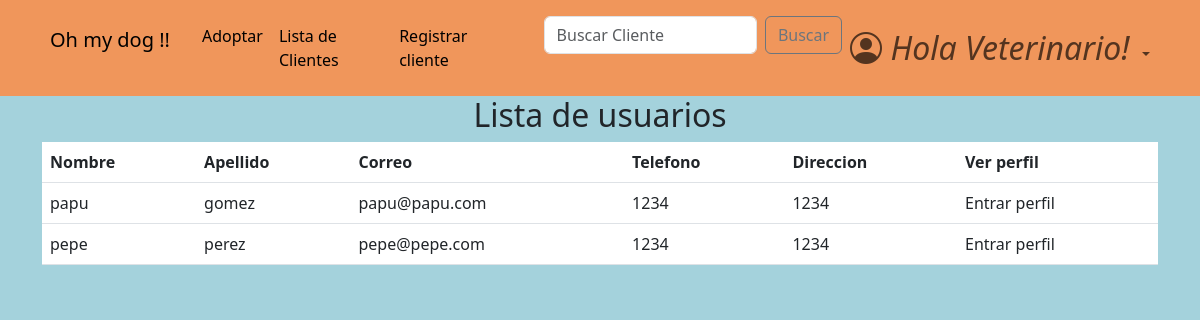
The page /accounts/list_users/ (signed in) on the database as committed earlier.
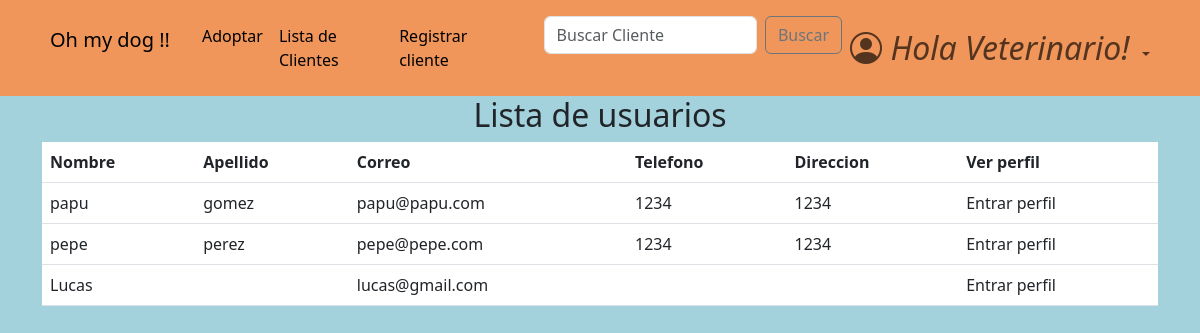
The same page on the database as committed later.
### accounts/models.py (models this page shows, shortened)
class CustomUser(AbstractBaseUser, PermissionsMixin):
    email =                     models.EmailField(verbose_name="email", unique=True)    #.foreignKey ??
    name =                      models.CharField(max_length=25)   #slug es texto corto
    surname =                   models.CharField(max_length=30, blank=True, null=True)
    address =                   models.CharField(max_length=30, blank=True, null=True)
    telephone =                 models.SlugField(max_length=12, blank=True, null=True)
    is_active =                 models.BooleanField(default=True)
    is_staff =                  models.BooleanField(default=False)
    is_admin =                  models.BooleanField(default=False)
    last_login =                models.DateTimeField(verbose_name="last login", default=datetime.datetime.now)
    is_veterinario =            models.BooleanField(default=False)
    USERNAME_FIELD = "email"    #variable por la cual se ingresa, dice username pero seria como 'campo que representa el inicio de sesion'
    REQUIRED_FIELDS = ['name',]    #no permite registros si no tiene estos campos completos
    objects = CustomUserManager()

### accounts/views.py (the view)
# urls.py: path('list_users/', views.list_users, name='list_users'),
def list_users(request):
    if not request.user.is_authenticated:
        return redirect('login')
    if not request.user.is_veterinario:
        return redirect('home')
    users = CustomUser.objects.filter(is_veterinario=False, is_admin=False)
    return render(request, 'list_users.html', {'users': users})

### accounts/templates/list_users.html
{% extends 'home.html' %}
{% block content %}
<main>
    <div class="container">
        <div class="row">
            <div class="col-md-12">
                <h2 class="text-center">Lista de usuarios</h2>
                <table class="table table-hover">
                    <thead>
                        <tr>
                            <th>Nombre</th>
                            <th>Apellido</th>
                            <th>Correo</th>
                            <th>Telefono</th>
                            <th>Direccion</th>
                            <th>Ver perfil</th>
                        </tr>
                    </thead>
                    <tbody>
                        {% for user in users %}
                            <tr>
                                <td>{{ user.name }}</td>
                                <td>{{ user.surname }}</td>
                                <td>{{ user.email }}</td>
                                <td>{{ user.telephone }}</td>
                                <td>{{ user.address}}</td>
                                <td>
                                            <a class="dropdown-item" href="{% url 'profile' user.id %}">Entrar perfil</a>
                                </td>
                            </tr>
                        {% endfor %}
                    </tbody>
                </table>
            </div>
        </div>
    </div>
</main>
{% endblock content %}

### pages/templates/home.html (shortened to what this page needs)
{% extends 'base.html' %}
{% load static %}
{% block header %}
    <header>
        {% if user.is_authenticated %}
            <nav class="navbar navbar-expand-lg header-ar" ">
                <div class="container">
                    <p class="navbar-brand header__marca p-2">Oh my dog !!</p>
                    <div class="collapse navbar-collapse show " id="navbarBasic">
                        <ul class="navbar-nav me-auto mb-2 mb-lg-0">
                            <li class="nav-item">
                                <a class="nav-link active" aria-current="page" href="{% url 'password_change' %}">Adoptar</a>
                            </li>
                            {% if user.is_veterinario %}
                                <li class="nav-item">
                                    <a class="nav-link active" aria-current="page" href="{% url 'list_users' %}">Lista de Clientes</a>
                                </li>
                                <li class="nav-item">
                                    <a class="nav-link active" aria-current="page" href="{% url 'client_registration' %}">Registrar cliente</a>
                                </li>
                                <ul>
                                    <form class="d-flex" method=POST action="{% url 'search_user' %}">
                                          <input type="search" class="form-control me-2" placeholder="Buscar Cliente" aria-label="Search" name="buscado">
                                        <button class="btn btn-outline-secondary" type="submit">Buscar</button>
                                      </form>
                                </ul>
                            {% endif %}
                        </ul>
                            <ul class="navbar-nav mb-2 mb-lg-0 ">
                                <li class="nav-item dropdown">
                                    <a class="nav-link dropdown-toggle icono-user role="button" data-bs-toggle="dropdown" aria-expanded="False">
                                        {% if user.is_veterinario %}
                                            <i class="bi bi-person-circle">
                                                Hola Veterinario!
                                            </i>
                                        {% else %}
                                            <i class="bi bi-person-circle">
                                                Hola {{ user }}!
                                            </i>
                                        {% endif %}
                                    </a>
                                </li>
                            </ul>
                    </div>
                </div>
            </nav>
        {% endif%}
    </header>
{% endblock %}

### pages/templates/base.html (shortened to what this page needs)
<!DOCTYPE html>
<html>
{% load static %}
<head>
    <link rel="stylesheet" href="https://cdn.jsdelivr.net/npm/bootstrap-icons@1.10.5/font/bootstrap-icons.css">
    <link href="https://cdn.jsdelivr.net/npm/bootstrap@5.3.0-alpha3/dist/css/bootstrap.min.css" rel="stylesheet">
    <link rel="stylesheet" href="{% static 'css/styles.css' %}">
</head>
<body>
    {% block header %}
    {% endblock  %}
{% block content %}
{% endblock content %}
</body>
</html>

### pages/static/css/styles.css (style rules this page uses)
html { box-sizing: border-box; font-size: 16px; scroll-behavior: smooth; }
body { margin: 0; padding: 0; overflow-x: hidden; background-color: #a4d2dc; }
a { text-decoration: none; }
.icono-user i { font-size: 2rem; }
.header-ar { background-color: #f0965b; padding: 1rem; }

Rows that differ between the two databases and show on the page:
added CustomUser: name "Lucas", email "lucas@gmail.com"
